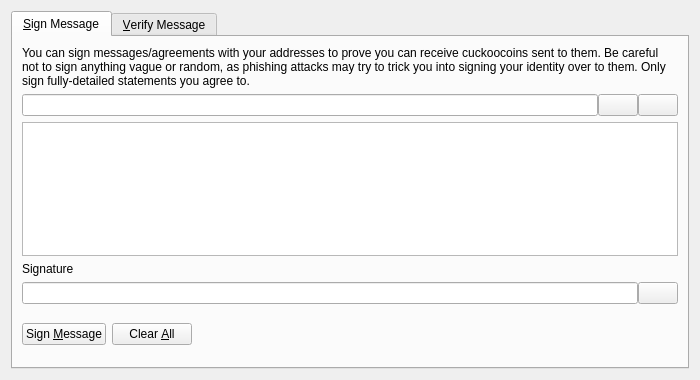
<?xml version="1.0" encoding="UTF-8"?>
<ui version="4.0">
 <class>SignVerifyMessageDialog</class>
 <widget class="QDialog" name="SignVerifyMessageDialog">
  <property name="geometry">
   <rect>
    <x>0</x>
    <y>0</y>
    <width>700</width>
    <height>380</height>
   </rect>
  </property>
  <property name="windowTitle">
   <string>Signatures - Sign / Verify a Message</string>
  </property>
  <property name="modal">
   <bool>true</bool>
  </property>
  <layout class="QVBoxLayout" name="verticalLayout">
   <item>
    <widget class="QTabWidget" name="tabWidget">
     <property name="currentIndex">
      <number>0</number>
     </property>
     <widget class="QWidget" name="tabSignMessage">
      <attribute name="title">
       <string>&amp;Sign Message</string>
      </attribute>
      <layout class="QVBoxLayout" name="verticalLayout_SM">
       <item>
        <widget class="QLabel" name="infoLabel_SM">
         <property name="text">
          <string>You can sign messages/agreements with your addresses to prove you can receive cuckoocoins sent to them. Be careful not to sign anything vague or random, as phishing attacks may try to trick you into signing your identity over to them. Only sign fully-detailed statements you agree to.</string>
         </property>
         <property name="textFormat">
          <enum>Qt::PlainText</enum>
         </property>
         <property name="wordWrap">
          <bool>true</bool>
         </property>
        </widget>
       </item>
       <item>
        <layout class="QHBoxLayout" name="horizontalLayout_1_SM">
         <property name="spacing">
          <number>0</number>
         </property>
         <item>
          <widget class="QValidatedLineEdit" name="addressIn_SM">
           <property name="toolTip">
            <string>The Cuckoocoin address to sign the message with</string>
           </property>
          </widget>
         </item>
         <item>
          <widget class="QPushButton" name="addressBookButton_SM">
           <property name="toolTip">
            <string>Choose previously used address</string>
           </property>
           <property name="text">
            <string/>
           </property>
           <property name="icon">
            <iconset resource="../cuckoocoin.qrc">
             <normaloff>:/icons/address-book</normaloff>:/icons/address-book</iconset>
           </property>
           <property name="shortcut">
            <string>Alt+A</string>
           </property>
           <property name="autoDefault">
            <bool>false</bool>
           </property>
          </widget>
         </item>
         <item>
          <widget class="QPushButton" name="pasteButton_SM">
           <property name="toolTip">
            <string>Paste address from clipboard</string>
           </property>
           <property name="text">
            <string/>
           </property>
           <property name="icon">
            <iconset resource="../cuckoocoin.qrc">
             <normaloff>:/icons/editpaste</normaloff>:/icons/editpaste</iconset>
           </property>
           <property name="shortcut">
            <string>Alt+P</string>
           </property>
           <property name="autoDefault">
            <bool>false</bool>
           </property>
          </widget>
         </item>
        </layout>
       </item>
       <item>
        <widget class="QPlainTextEdit" name="messageIn_SM">
         <property name="toolTip">
          <string>Enter the message you want to sign here</string>
         </property>
        </widget>
       </item>
       <item>
        <widget class="QLabel" name="signatureLabel_SM">
         <property name="text">
          <string>Signature</string>
         </property>
         <property name="textFormat">
          <enum>Qt::PlainText</enum>
         </property>
        </widget>
       </item>
       <item>
        <layout class="QHBoxLayout" name="horizontalLayout_2_SM">
         <property name="spacing">
          <number>0</number>
         </property>
         <item>
          <widget class="QLineEdit" name="signatureOut_SM">
           <property name="font">
            <font>
             <italic>true</italic>
            </font>
           </property>
           <property name="readOnly">
            <bool>true</bool>
           </property>
          </widget>
         </item>
         <item>
          <widget class="QPushButton" name="copySignatureButton_SM">
           <property name="toolTip">
            <string>Copy the current signature to the system clipboard</string>
           </property>
           <property name="text">
            <string/>
           </property>
           <property name="icon">
            <iconset resource="../cuckoocoin.qrc">
             <normaloff>:/icons/editcopy</normaloff>:/icons/editcopy</iconset>
           </property>
           <property name="autoDefault">
            <bool>false</bool>
           </property>
          </widget>
         </item>
        </layout>
       </item>
       <item>
        <layout class="QHBoxLayout" name="horizontalLayout_3_SM">
         <item>
          <widget class="QPushButton" name="signMessageButton_SM">
           <property name="toolTip">
            <string>Sign the message to prove you own this Cuckoocoin address</string>
           </property>
           <property name="text">
            <string>Sign &amp;Message</string>
           </property>
           <property name="icon">
            <iconset resource="../cuckoocoin.qrc">
             <normaloff>:/icons/edit</normaloff>:/icons/edit</iconset>
           </property>
           <property name="autoDefault">
            <bool>false</bool>
           </property>
          </widget>
         </item>
         <item>
          <widget class="QPushButton" name="clearButton_SM">
           <property name="toolTip">
            <string>Reset all sign message fields</string>
           </property>
           <property name="text">
            <string>Clear &amp;All</string>
           </property>
           <property name="icon">
            <iconset resource="../cuckoocoin.qrc">
             <normaloff>:/icons/remove</normaloff>:/icons/remove</iconset>
           </property>
           <property name="autoDefault">
            <bool>false</bool>
           </property>
          </widget>
         </item>
         <item>
          <spacer name="horizontalSpacer_1_SM">
           <property name="orientation">
            <enum>Qt::Horizontal</enum>
           </property>
           <property name="sizeHint" stdset="0">
            <size>
             <width>40</width>
             <height>48</height>
            </size>
           </property>
          </spacer>
         </item>
         <item>
          <widget class="QLabel" name="statusLabel_SM">
           <property name="font">
            <font>
             <weight>75</weight>
             <bold>true</bold>
            </font>
           </property>
           <property name="text">
            <string/>
           </property>
           <property name="wordWrap">
            <bool>true</bool>
           </property>
          </widget>
         </item>
         <item>
          <spacer name="horizontalSpacer_2_SM">
           <property name="orientation">
            <enum>Qt::Horizontal</enum>
           </property>
           <property name="sizeHint" stdset="0">
            <size>
             <width>40</width>
             <height>48</height>
            </size>
           </property>
          </spacer>
         </item>
        </layout>
       </item>
      </layout>
     </widget>
     <widget class="QWidget" name="tabVerifyMessage">
      <attribute name="title">
       <string>&amp;Verify Message</string>
      </attribute>
      <layout class="QVBoxLayout" name="verticalLayout_VM">
       <item>
        <widget class="QLabel" name="infoLabel_VM">
         <property name="text">
          <string>Enter the receiver's address, message (ensure you copy line breaks, spaces, tabs, etc. exactly) and signature below to verify the message. Be careful not to read more into the signature than what is in the signed message itself, to avoid being tricked by a man-in-the-middle attack. Note that this only proves the signing party receives with the address, it cannot prove sendership of any transaction!</string>
         </property>
         <property name="textFormat">
          <enum>Qt::PlainText</enum>
         </property>
         <property name="alignment">
          <set>Qt::AlignLeading|Qt::AlignLeft|Qt::AlignTop</set>
         </property>
         <property name="wordWrap">
          <bool>true</bool>
         </property>
        </widget>
       </item>
       <item>
        <layout class="QHBoxLayout" name="horizontalLayout_1_VM">
         <property name="spacing">
          <number>0</number>
         </property>
         <item>
          <widget class="QValidatedLineEdit" name="addressIn_VM">
           <property name="toolTip">
            <string>The Cuckoocoin address the message was signed with</string>
           </property>
          </widget>
         </item>
         <item>
          <widget class="QPushButton" name="addressBookButton_VM">
           <property name="toolTip">
            <string>Choose previously used address</string>
           </property>
           <property name="text">
            <string/>
           </property>
           <property name="icon">
            <iconset resource="../cuckoocoin.qrc">
             <normaloff>:/icons/address-book</normaloff>:/icons/address-book</iconset>
           </property>
           <property name="shortcut">
            <string>Alt+A</string>
           </property>
           <property name="autoDefault">
            <bool>false</bool>
           </property>
          </widget>
         </item>
        </layout>
       </item>
       <item>
        <widget class="QPlainTextEdit" name="messageIn_VM"/>
       </item>
       <item>
        <widget class="QValidatedLineEdit" name="signatureIn_VM"/>
       </item>
       <item>
        <layout class="QHBoxLayout" name="horizontalLayout_2_VM">
         <item>
          <widget class="QPushButton" name="verifyMessageButton_VM">
           <property name="toolTip">
            <string>Verify the message to ensure it was signed with the specified Cuckoocoin address</string>
           </property>
           <property name="text">
            <string>Verify &amp;Message</string>
           </property>
           <property name="icon">
            <iconset resource="../cuckoocoin.qrc">
             <normaloff>:/icons/transaction_0</normaloff>:/icons/transaction_0</iconset>
           </property>
           <property name="autoDefault">
            <bool>false</bool>
           </property>
          </widget>
         </item>
         <item>
          <widget class="QPushButton" name="clearButton_VM">
           <property name="toolTip">
            <string>Reset all verify message fields</string>
           </property>
           <property name="text">
            <string>Clear &amp;All</string>
           </property>
           <property name="icon">
            <iconset resource="../cuckoocoin.qrc">
             <normaloff>:/icons/remove</normaloff>:/icons/remove</iconset>
           </property>
           <property name="autoDefault">
            <bool>false</bool>
           </property>
          </widget>
         </item>
         <item>
          <spacer name="horizontalSpacer_1_VM">
           <property name="orientation">
            <enum>Qt::Horizontal</enum>
           </property>
           <property name="sizeHint" stdset="0">
            <size>
             <width>40</width>
             <height>48</height>
            </size>
           </property>
          </spacer>
         </item>
         <item>
          <widget class="QLabel" name="statusLabel_VM">
           <property name="font">
            <font>
             <weight>75</weight>
             <bold>true</bold>
            </font>
           </property>
           <property name="text">
            <string/>
           </property>
           <property name="wordWrap">
            <bool>true</bool>
           </property>
          </widget>
         </item>
         <item>
          <spacer name="horizontalSpacer_2_VM">
           <property name="orientation">
            <enum>Qt::Horizontal</enum>
           </property>
           <property name="sizeHint" stdset="0">
            <size>
             <width>40</width>
             <height>48</height>
            </size>
           </property>
          </spacer>
         </item>
        </layout>
       </item>
      </layout>
     </widget>
    </widget>
   </item>
  </layout>
 </widget>
 <customwidgets>
  <customwidget>
   <class>QValidatedLineEdit</class>
   <extends>QLineEdit</extends>
   <header>qvalidatedlineedit.h</header>
  </customwidget>
 </customwidgets>
 <resources>
  <include location="../cuckoocoin.qrc"/>
 </resources>
 <connections/>
</ui>
